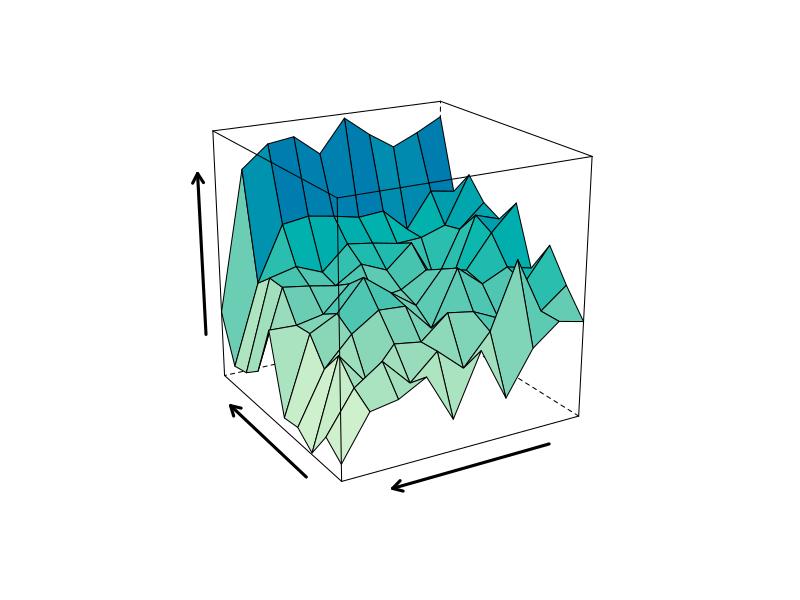
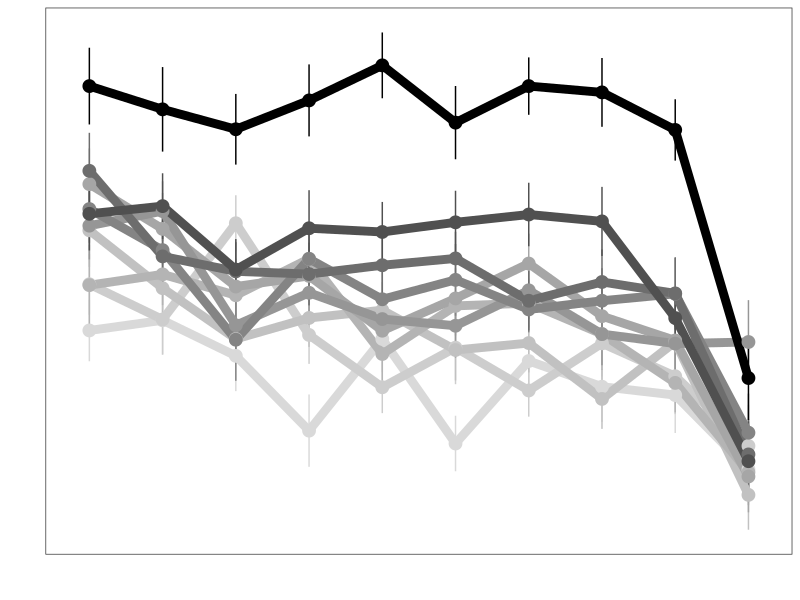

Write the R code that produced these figures, in order. (Note: this script raises an error after producing the figures.)

# Preliminaries -----------------------------------------------------------

require(ggplot2)
require(dplyr)
require(lme4)
require(lmerTest)
require(lattice)
require(psych)
se <- function(x) {sd(x) / sqrt(length(x))};
dodge <- position_dodge(width=0.9)

# Import data -----------------------------------------------------------

# only works in Rstudio -- otherwise you have to set the path manually!
setwd(dirname(rstudioapi::getActiveDocumentContext()$path))
data = read.csv('data.csv') %>% arrange(subject) %>% filter(rating > -1) %>% mutate(rating = rating / 8)

# how many subjects are there?
numsubj = length(unique(data$subject))
numobs = nrow(data)

# Make graph of empirical results -----------------------------------------------------------


df.graph = data %>% group_by(green_prob, blue_prob) %>% summarise(rating.mean = mean(rating), rating.se = se(rating))

wireframe(rating.mean ~ blue_prob * green_prob, data = df.graph, colorkey = F, drape = TRUE,  screen=list(z=120, x=-70, y=0),
          xlab = list(""), ylab = list(""), zlab = list(""), par.settings = list(axis.line = list(col = NA)),
          scales = list(col = 1, relation = 'free', lwd = 3), zlim = c(.2, .8))
 
df.graph.2d = data %>% 
  group_by(green_prob, blue_prob) %>% 
  summarise(rating.mean = mean(rating), 
            rating.se = se(rating)) %>% 
  ungroup() %>% 
  mutate_at(vars(green_prob,blue_prob),funs(factor(.,labels = paste0(seq(10,100,10),"%"))))

ggplot(df.graph.2d,aes(x = green_prob, y = rating.mean, group = blue_prob, color = blue_prob))+
  geom_errorbar(aes(ymin = rating.mean-rating.se,ymax = rating.mean+rating.se),width=0,size=0.5)+
  geom_line(size=3)+
  geom_point(size=4)+
  labs(x = '',
       color = '',
       y = '')+
  scale_color_grey(start = 0.85, end = 0)+
  theme_bw()+
  theme(text = element_text(size = 26,color='black'),
        panel.grid = element_blank(),
        legend.position = 'none',
        legend.direction = 'horizontal'
  )+
  #guides(col = guide_legend(nrow = 2, direction = 'vertical', byrow=T)) +
  ylim(0, .8)+
  scale_y_continuous(breaks = c()) +
  scale_x_discrete(breaks = c())


# Test for linear effects -------------------------------------------------


linear.model = lmer(rating ~ green_prob + blue_prob + (1 + green_prob + blue_prob | subject), data = data)
summary(linear.model)


linear.model2 = lm(rating ~ green_prob, data = data %>% filter(blue_prob == 1))
summary(linear.model2)


# Compute correlations ----------------------------------------------------

# all the models
# "x" stands for Prob(green = 1); "a" stands for Prob(blue = 1)

normed = function(x,a,f) {exp(f(x,a)) / (exp(f(x,a)) + exp(f(a,x)))}
our_model = function(x,a) {ifelse(a == 1 & x == 1, 1/2, a*(1-x)/(1-x*a))}
icard = function(x,a) {1-x*(1-a)} # model from Icard et al.
hh = function(x,a) {ifelse(x > .5, 0, ifelse(x < a, 1, 1/2))} # model from Halpern & Hitchcock
sp = function(x,a) {a*(1-x)} # model from Spellman
dp = function(x,a) {a} # delta-P model (and Power-PC model)


df.cors = data.frame(x = numeric(), a = numeric(), actual = numeric(), ours = numeric(), sp = numeric(), dp = numeric(), hh = numeric(), icard = numeric(),
                     ours_normed = numeric(), sp_normed = numeric(), dp_normed = numeric(), hh_normed = numeric(), icard_normed = numeric())
df.modeling = matrix(0,10,10)
for (px in 1:10) {
  for (pa in 1:10) {
        x = px/10
        a = pa/10
        actual = df.graph$rating.mean[df.graph$green_prob == px & df.graph$blue_prob == pa]
        df.cors = rbind(df.cors, data.frame(x = px, a = pa, actual = actual, 
                                            ours = our_model(x,a), sp = sp(x,a), dp = dp(x,a), hh = hh(x,a), icard = icard(x,a),
                                            ours_normed = normed(x,a,our_model), sp_normed = normed(x,a,sp), dp_normed = normed(x,a,dp),
                                            hh_normed = normed(x,a,hh), icard_normed = normed(x,a,icard)))
        df.modeling[px, pa] = actual
  }
}

# check correlations b/w models and ratings
cor.test(df.cors$actual, df.cors$ours) # .86
cor.test(df.cors$actual, df.cors$ours_normed) # .87
cor.test(df.cors$actual, df.cors$sp) # .72
cor.test(df.cors$actual, df.cors$sp_normed) # .8
cor.test(df.cors$actual, df.cors$dp) # .62
cor.test(df.cors$actual, df.cors$dp_normed) # .8
cor.test(df.cors$actual, df.cors$hh) # .45
cor.test(df.cors$actual, df.cors$hh_normed) # .6
cor.test(df.cors$actual, df.cors$icard) # .74
cor.test(df.cors$actual, df.cors$icard_restricted) # .74
cor.test(df.cors$actual, df.cors$icard_normed) # .8

# is our model significantly more correlated than the next-best?
r.test(n=100, r12 = cor(df.cors$actual, df.cors$ours, use = "complete.obs"), 
       r13 = cor(df.cors$actual, df.cors$sp_normed, use = "complete.obs"), 
       r23 = cor(df.cors$ours, df.cors$sp_normed, use = "complete.obs"))

r.test(n=100, r12 = cor(df.cors$actual, df.cors$ours_normed, use = "complete.obs"), 
       r13 = cor(df.cors$actual, df.cors$sp_normed, use = "complete.obs"), 
       r23 = cor(df.cors$ours_normed, df.cors$sp_normed, use = "complete.obs"))

r.test(n=100, r12 = cor(df.cors$actual, df.cors$ours, use = "complete.obs"), 
       r13 = cor(df.cors$actual, df.cors$ours_normed, use = "complete.obs"), 
       r23 = cor(df.cors$ours, df.cors$ours_normed, use = "complete.obs"))


# Graph results -----------------------------------------------------------

theme_update(panel.grid.major = element_blank(), panel.grid.minor = element_blank(),
             panel.background = element_rect(colour = "black"),
             axis.text=element_text(size=20, colour = "black"), axis.title=element_text(size=24, face = "bold"),
             axis.title.x = element_text(vjust = 0),
             legend.title = element_text(size = 24, face = "bold"), legend.text = element_text(size = 20),
             plot.title = element_text(size = 26, face = "bold", vjust = 1))

df.cors.2d = df.cors %>% mutate_at(vars(x,a),funs(factor(.,labels = paste0(seq(10,100,10),"%"))))

splot = function(aesthetic) {
  ggplot(df.cors, aesthetic) +
    geom_point(size = 3) +
    geom_smooth(method = "lm") +
    xlim(0,1) + 
    ylim(0,1) +
    labs(x = "", y = "") +
    theme(axis.text = element_blank(), axis.ticks = element_blank(),
          panel.grid.major = element_blank(), panel.grid.minor = element_blank(),
          panel.border = element_blank(), axis.line = element_line(colour = "black", size = 1),panel.background = element_blank())
}

threedplot = function(formula, ckey) {
  wireframe(formula, data = df.cors, colorkey = ckey, drape = TRUE,  screen=list(z=120, x=-70, y=0),
            xlab = list(""), ylab = list(""), zlab = list(""), par.settings = list(axis.line = list(col = NA)),
            scales = list(col = 1, relation = 'free', lwd = 3), zlim = c(0, 1))
}

twodplot = function(aesthetic, normed) {
  ggplot(df.cors.2d,aesthetic)+
    geom_line(size=3)+
    geom_point(size=4)+
    labs(x = '',
         color = '',
         y = '')+
    scale_color_grey(start = 0.85, end = 0)+
    theme_bw()+
    theme(text = element_text(size = 26,color='black'),
          panel.grid = element_blank(),
          legend.position = 'none',
          legend.direction = 'horizontal'
    )+
    #guides(col = guide_legend(nrow = 2, direction = 'vertical', byrow=T)) +
    ylim(ifelse(normed, .2, 0), ifelse(normed, .8, 1))+
    scale_y_continuous(breaks = c()) +
    scale_x_discrete(breaks = c())
}

# AFI model, unnormed
splot(aes(x=ours,y=actual))
threedplot(ours ~ a * x, T)
twodplot(aes(x = x, y = ours, group = a, color = a), F)

# AFI model, normed
splot(aes(x=ours_normed,y=actual))
threedplot(ours_normed ~ a * x, T)
twodplot(aes(x = x, y = ours_normed, group = a, color = a), T)

# sp
splot(aes(x=sp,y=actual))
threedplot(sp ~ a * x, F)
twodplot(aes(x = x, y = sp, group = a, color = a), F)

# dp / power-pc
splot(aes(x=dp,y=actual))
threedplot(dp ~ a * x, F)
twodplot(aes(x = x, y = dp, group = a, color = a), F)

# halpern & hitchcock
splot(aes(x=hh,y=actual))
threedplot(hh ~ a * x, F)
twodplot(aes(x = x, y = hh, group = a, color = a), F)

# icard
splot(aes(x=icard,y=actual))
threedplot(icard ~ a * x, F)
twodplot(aes(x = x, y = icard, group = a, color = a), F)

# others, normed
splot(aes(x=sp_normed,y=actual))
threedplot(sp_normed ~ a * x, F)
twodplot(aes(x = x, y = sp_normed, group = a, color = a), T)
